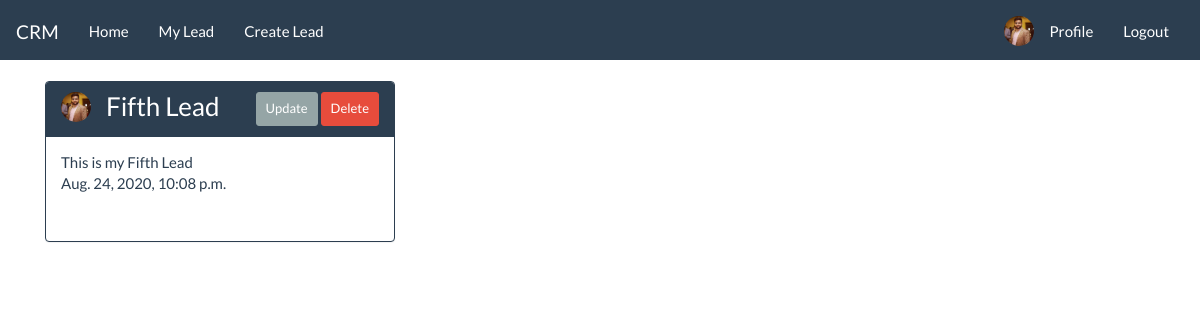
Before: /myleads/ (signed in) with the older database file.
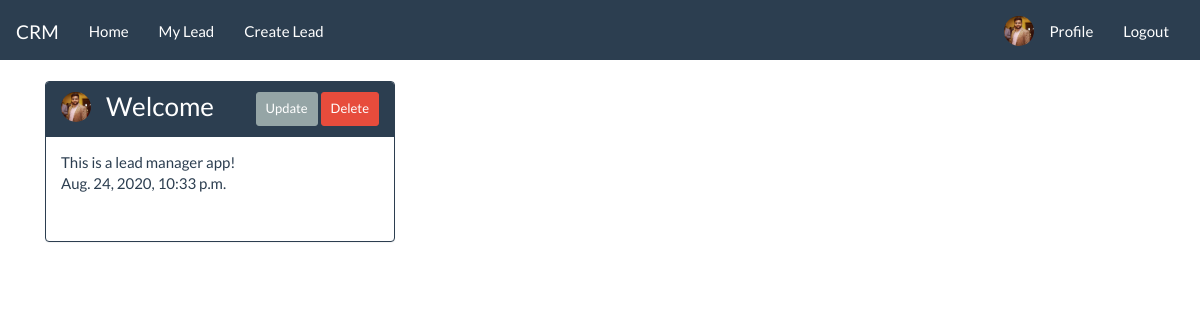
After: the same page with the newer database file.
### leads/models.py (models this page shows, shortened)
class Lead(models.Model):
    lead_title = models.CharField(max_length=100)
    lead_text = models.CharField(max_length=200)
    created_at = models.DateTimeField(auto_now_add=True)
    updated_at = models.DateTimeField(auto_now=True)
    user = models.ForeignKey(User, default='', on_delete=models.CASCADE)

### users/models.py (models this page shows, shortened)
class Profile(models.Model):
    user = models.OneToOneField(User, on_delete=models.CASCADE)
    image = models.ImageField(default='default.jpg', upload_to='profile_pics')

### leads/views.py (the view)
# urls.py: path('myleads/', views.user_lead, name="mylead"),
def user_lead(request):
    u_lead_list = Lead.objects.all()
    lst = []
    for lead in u_lead_list:
        if lead.user.username == request.user.username:
            lst.append(lead)
    context = {'lead_list':lst}
    return render(request, 'leads/mylead.html', context)

### leads/templates/leads/mylead.html (shortened to what this page needs)
{% extends 'leads/base.html' %}
{% block content %}
<div class="container">
    <div class="row">
        {% if lead_list %}
        {% for lead in lead_list %}
            <div class="col-lg-4">
                <div class="panel panel-primary">
                    <div class="panel-heading">
                    <div class="d-flex">
                        <img src="{{ lead.user.profile.image.url }}" alt="" class="img-circle" style="width: 30px; height: 30px;">
                        <h3 class=" ml-4 mt-0 mb-0">{{ lead.lead_title }}</h3>
                        <div class="ml-auto">
                        {% if user.is_authenticated %}
                        <a href="/{{lead.id}}/update" class="btn btn-default btn-sm ml-auto ">Update</a>
                        <a href="/{{lead.id}}/delete" class="btn btn-danger btn-sm ml-auto ">Delete</a>
                        {% endif %}
                        </div>
                    </div>
                    </div>
                    <div class="panel-body">
                        {{ lead.lead_text }}
                        {% if lead.updated_at %}
                           <p>{{ lead.updated_at }}</p><br>
                        {% else %}
                            <p>{{lead.created_at }} </p><br>
                        {% endif %}
                    </div>
                </div>
            </div>
        {% endfor %}
        {% else %}
    </div>
    <div class="alert alert-dismissible alert-danger">
        Leads are not available!
    </div>
    {% endif %}
</div>
{% endblock  %}

Changed rows visible on the page:
removed Lead: user.profile.image (picture), lead_title "Fifth Lead", lead_text "This is my Fifth Lead", updated_at "Aug. 24, 2020, 10:08 p.m."
added Lead: user.profile.image (picture), lead_title "Welcome", lead_text "This is a lead manager app!", updated_at "Aug. 24, 2020, 10:33 p.m."
